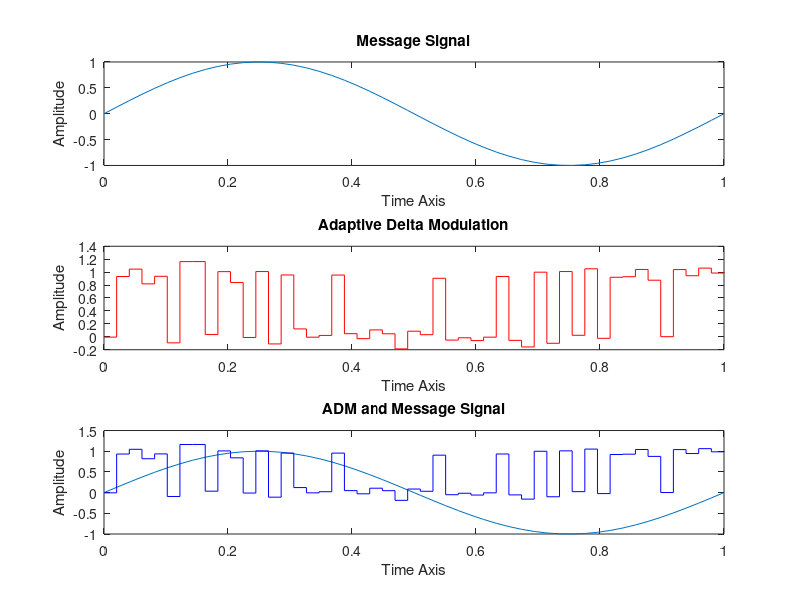

The MATLAB source for this figure:
clc;
clear all;
close all;
pkg load communications;

% Adaptive delta modulation
function y=AdaptiveMod(Message,Step,deltaStart,deltaRate)
x_temp=deltaStart;
y_temp=0;
deltaFactor=0;
y=zeros(1,length(Message));
for i=1:length(Message)
	y(i)=(Message(i)>x_temp); %y stores either +1 or -1.
	x_temp=x_temp+Step*sign(y(i)-0.5)*(deltaRate^deltaFactor);
	deltaFactor=deltaFactor+sign((y(i)==y_temp)-0.5);
	y_temp=y(i);
end
end

% Simulation settings
A=1; % Amplitude of message signal
fc=1; % frequency of message signal
t=linspace(0,1,50); % defining the time axis
Step=0.2; % denotes the height of each step
SNR=20; %signal to noise ratio

% Perform adaptive delta modulation
xt_sig=A*sin(2*pi*fc*t); % message signal
yt_sig=AdaptiveMod(xt_sig, Step, 0, 1.2); % calling function
yr_sig=awgn(yt_sig, SNR);

% Plot results
subplot(3,1,1);
plot(t, xt_sig);
title('Message Signal');
xlabel('Time Axis')
ylabel('Amplitude')

subplot(3, 1, 2);
stairs(t, yr_sig, 'r');
title('Adaptive Delta Modulation');
xlabel('Time Axis')
ylabel('Amplitude')


subplot(3,1,3);
plot(t, xt_sig); hold on; stairs(t, yr_sig, 'b');
title('ADM and Message Signal');
xlabel('Time Axis')
ylabel('Amplitude')
